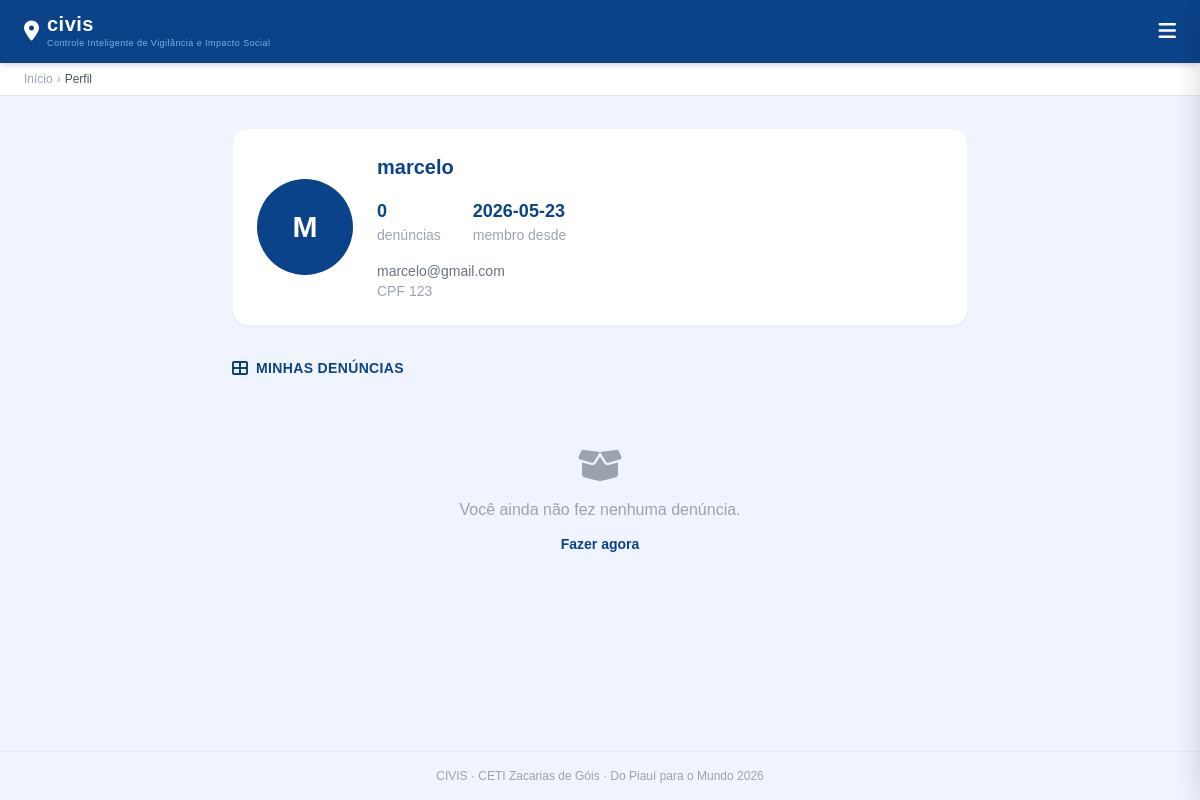
Page /perfil (signed in) on the earlier database version.
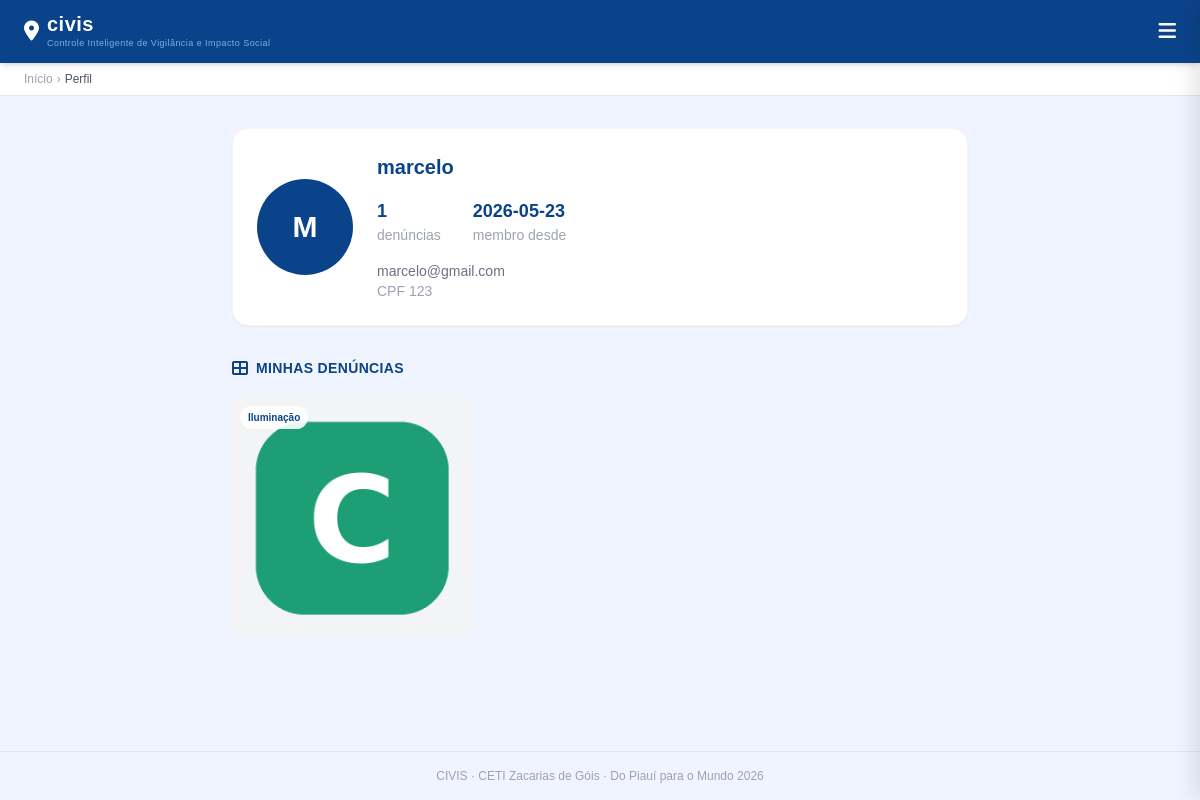
Same page on the later database version.
### tables this page shows
CREATE TABLE usuario (
    id INTEGER PRIMARY KEY AUTOINCREMENT,
    cpf TEXT UNIQUE NOT NULL,
    nome TEXT NOT NULL,
    email TEXT UNIQUE NOT NULL, 
    senha TEXT NOT NULL,
    data_criacão DATETIME DEFAULT CURRENT_TIMESTAMP
);

CREATE TABLE denuncias (
    id INTEGER PRIMARY KEY AUTOINCREMENT,
    categoria TEXT NOT NULL,
    latitude REAL NOT NULL,
    longitude REAL NOT NULL,
    foto_caminho TEXT NOT NULL,
    data_registro DATETIME DEFAULT CURRENT_TIMESTAMP,
    descricao TEXT NOT NULL 
, usuario_id INTEGER);

### app.py (the view)
@app.route('/perfil')
def perfil():
    if not sessao.get('usuario_id'):
        return redirect('/login')
    usuario, denuncias = db.buscar_perfil_dados(sessao['usuario_id'])
    return render_template('perfil.html', usuario=usuario, denuncias=denuncias)

### adm_db.py (called while the page is built)
def conectar():
    return sqlite3.connect('database.db')

def buscar_perfil_dados(usuario_id):
    conexao = conectar()
    cursor = conexao.cursor()
    cursor.execute("SELECT * FROM usuario WHERE id = ?", (usuario_id,))
    colunas_u = ['id','cpf','nome','email','senha','data_criacao']
    usuario = dict(zip(colunas_u, cursor.fetchone()))
    cursor.execute("""
        SELECT id, categoria, descricao, latitude, longitude, foto_caminho, data_registro
        FROM denuncias
        WHERE usuario_id = ?
        ORDER BY data_registro DESC
    """, (usuario_id,))
    colunas_d = ['id','categoria','descricao','latitude','longitude','foto_caminho','data_registro']
    denuncias = [dict(zip(colunas_d, row)) for row in cursor.fetchall()]
    conexao.close()
    return usuario, denuncias

### app.py (called while the page is built)
@app.context_processor
def injetar_usuario():
    return {"nome_usuario": sessao.get("nome_usuario")}

### templates/perfil.html (shortened to what this page needs)
{% extends "base.html" %}
{% block breadcrumb %}Perfil{% endblock %}
{% block main_class %}block{% endblock %}
{% block conteudo %}
<div class="w-full max-w-3xl mx-auto px-4 py-8">
    <div class="bg-white rounded-2xl shadow-sm border border-gray-100 p-6 mb-8">
        <div class="flex items-center gap-6">
            <div class="w-24 h-24 rounded-full flex items-center justify-center
                        text-white text-3xl font-extrabold flex-shrink-0"
                 style="background:#0b438a;">
                {{ usuario.nome[0].upper() }}
            </div>
            <div class="flex-1">
                <h2 class="text-xl font-extrabold mb-4"
                    style="color:#0b438a;">
                    {{ usuario.nome }}
                </h2>
                <div class="flex gap-8 text-sm mb-4">
                    <div>
                        <span class="font-extrabold text-lg"
                              style="color:#0b438a;">
                            {{ denuncias|length }}
                        </span>
                        <p class="text-gray-400">denúncias</p>
                    </div>
                    <div>
                        <span class="font-extrabold text-lg"
                              style="color:#0b438a;">
                            {{ usuario.data_criacao[:10] }}
                        </span>
                        <p class="text-gray-400">membro desde</p>
                    </div>
                </div>
                <p class="text-sm text-gray-500">{{ usuario.email }}</p>
                <p class="text-sm text-gray-400">CPF {{ usuario.cpf }}</p>
            </div>
        </div>
    </div>
    <div class="flex items-center gap-2 mb-5">
        <i class="fa-solid fa-table-cells-large"
           style="color:#0b438a;"></i>
        <h3 class="text-sm font-bold uppercase tracking-wide"
            style="color:#0b438a;">
            Minhas denúncias
        </h3>
    </div>
    {% if denuncias %}
    <div class="grid grid-cols-3 gap-2">
        {% for d in denuncias %}
        <div class="relative aspect-square rounded-xl overflow-hidden
                    bg-gray-100 group cursor-pointer">
            {% if d.foto_caminho %}
            <img src="/{{ d.foto_caminho }}"
                 class="w-full h-full object-cover
                        group-hover:scale-105 transition duration-300">
            {% endif %}
            <div class="absolute top-2 left-2
                        text-[10px] font-bold px-2 py-1 rounded-full
                        bg-white/90"
                 style="color:#0b438a;">
                {{ d.categoria }}
            </div>
        </div>
        {% endfor %}
    </div>
    {% else %}
    <div class="text-center py-12 text-gray-400">
        <i class="fa-solid fa-box-open text-4xl mb-3"></i>
        <p>Você ainda não fez nenhuma denúncia.</p>
        <a href="/denuncia"
           class="inline-block mt-3 text-sm font-bold"
           style="color:#0b438a;">
            Fazer agora
        </a>
    </div>
    {% endif %}
</div>
{% endblock %}

### templates/base.html (shortened to what this page needs)
<!DOCTYPE html>
<html lang="pt-br">
<head>
    <script src="https://cdn.tailwindcss.com"></script>
    <link rel="stylesheet" href="https://cdnjs.cloudflare.com/ajax/libs/font-awesome/6.5.0/css/all.min.css"/>
</head>
<body class="min-h-screen flex flex-col" style="background:#f0f4ff;">
    <header style="background:#0b438a;" class="px-6 py-3 shadow-md flex items-center justify-between sticky top-0 z-50">
        <a href="/" class="flex items-center gap-2 hover:opacity-80 transition">
            <i class="fa-solid fa-location-dot text-white text-xl"></i>
            <div class="flex flex-col">
                <span class="text-white text-xl font-extrabold tracking-wide leading-tight">civis</span>
                <span style="color:#7ab3e0;font-size:9px;letter-spacing:0.05em;font-weight:500;">Controle Inteligente de Vigilância e Impacto Social</span>
            </div>
        </a>
        <div class="flex items-center gap-3">
            <button id="btn-hamburger" class="text-white text-xl focus:outline-none" aria-label="Menu">
                <i class="fa-solid fa-bars"></i>
            </button>
        </div>
    </header>
    <div class="bg-white border-b border-gray-200 px-6 py-2 text-xs text-gray-400 flex items-center gap-1">
        <a href="/" class="hover:text-blue-600 transition">Início</a>
        <span>›</span>
        <span class="text-gray-600 font-medium">{% block breadcrumb %}{% endblock %}</span>
    </div>
    <main class="flex-grow {% block main_class %}flex items-center justify-center p-6 md:p-10{% endblock %}">
        {% block conteudo %}{% endblock %}
    </main>
    <footer class="text-center text-xs text-gray-400 py-4 border-t border-gray-200">
        CIVIS · CETI Zacarias de Góis · Do Piauí para o Mundo 2026
    </footer>
</body>
</html>

### templates/base.html (style rules this page uses)
* { font-family: sans-serif; }

Differences in the rows shown:
added denuncias: foto_caminho (picture), categoria "Iluminação"
Other differences:
{{ denuncias|length }}: "0" → "1"
text no longer shown: "Você ainda não fez nenhuma denúncia. Fazer agora"
